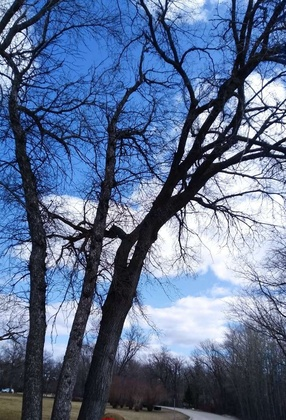
%> input picture Assignment2/input1.JPEG, 286 x 420 px, shrunk from 704 x 1035 before the run
$ octave Untitled.m   (GNU Octave 9; MATLAB toolbox functions it lacks are replaced by stand-ins)
%> lines starting %> are read from the running program, lines starting %| are printed output that depends on the picture; in (x1, y1, x2, y2) boxes, pixels count from 0 and x2, y2 are one past the last pixel; in counts of white or black regions, pixels touching at a corner belong together; the program's own positions count from 1
I = imread('input1.JPEG');
%> I is the input picture: size 420x286x3 uint8; mean R, G, B 93.3, 111.4, 144.1
I = rgb2gray(I);
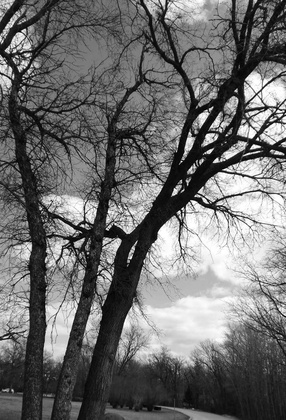
%> I: size 420x286 uint8; min 0, max 255, mean 109.7

[row, col] = size(I);
%> row = 420; col = 286
R = uint8(zeros(row, col));

A = Inf;
B = -Inf;

for i = 1:row
    for j = 1:col
        if I(i, j) < A
            A = I(i, j);
        end
        if I(i, j) > B
            B = I(i, j);
        end
    end
end
%> after the loop, A = 0; B = 255

D = B - A;
%> D = 255
M = 255;

for i = 1:row
    for j = 1:col
        R(i, j) = uint8((double(I(i, j)) - A) / D * M + A);
    end
end
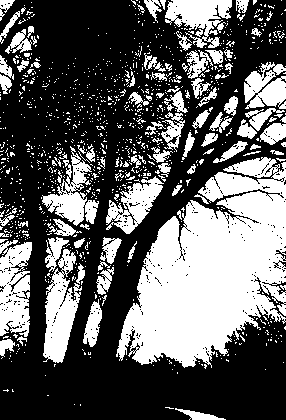
%> R: size 420x286 uint8; 37.6% white; 1077 white regions (974 under 20 px), largest, box (x1, y1, x2, y2) and area: (116, 157, 286, 368) 21890, (43, 249, 82, 363) 2363, (0, 240, 32, 337) 2294

figure;
subplot(1, 2, 1);
imshow(I);
title('Input Image');

subplot(1, 2, 2);
imshow(R);
title('Output Image');

$ run again, with Assignment2/input2.JPEG copied over Assignment2/input1.JPEG
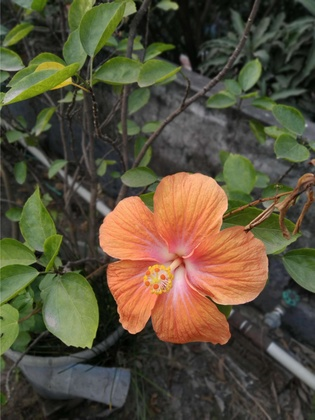
%> input picture Assignment2/input2.JPEG, 315 x 420 px, shrunk from 1500 x 2000 before the run
%> I is the input picture: size 420x315x3 uint8; mean R, G, B 88.5, 80.2, 59
%> `I = rgb2gray(I);`:
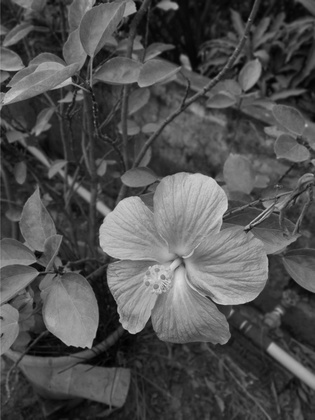
%> I: size 420x315 uint8; min 0, max 223, mean 80.2
%> after the loop `for i = 1:row`: A = 0; B = 223
%> after the loop `for i = 1:row`:
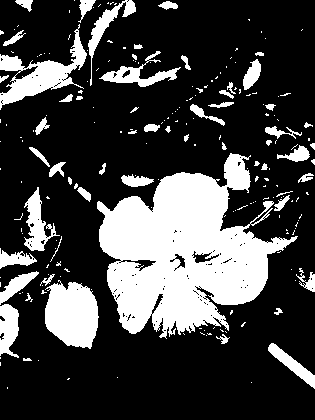
%> R: size 420x315 uint8; 25.7% white; 212 white regions (155 under 20 px), largest, box (x1, y1, x2, y2) and area: (97, 153, 298, 339) 19865, (45, 280, 99, 349) 2814, (0, 24, 87, 110) 2326
